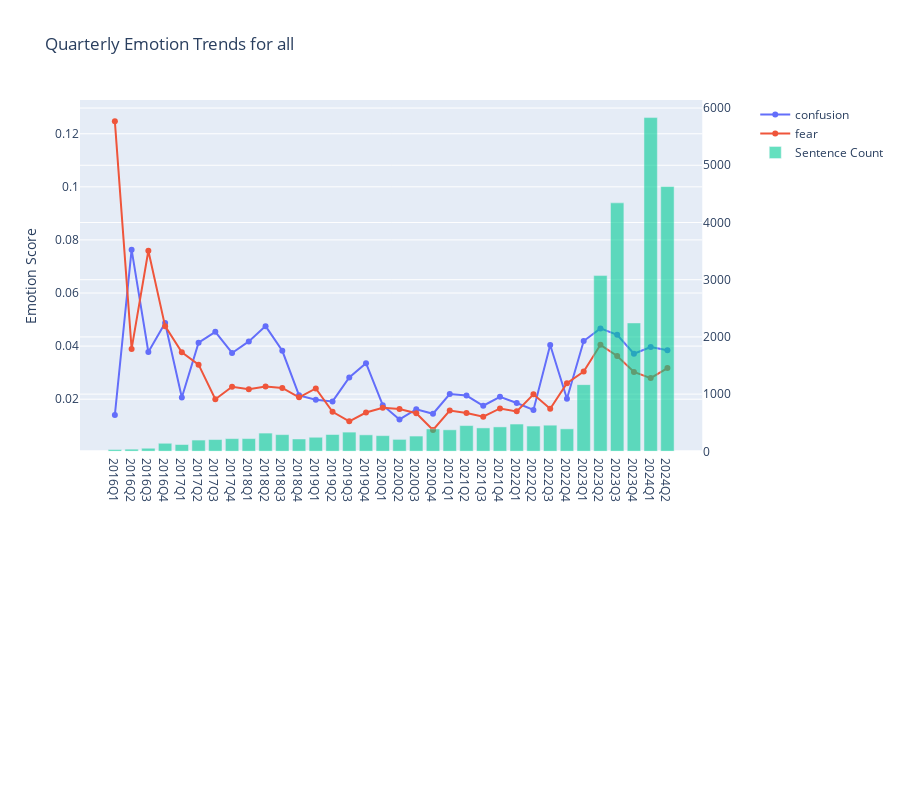

Notebook code for this chart:
### Markdown cell above
The graph above illustrates the changes in AI mentions and the associated optimism, financial, and ESG sentiments over time. It shows a gradual increase in the number of AI mentions, rising from just 32 in 2016 to 393 by the fourth quarter of 2022. However, following the public release of ChatGPT and it's advanced models, mentions surged dramatically, tripling to 3076 in the first quarter of 2023. This trend continued into the first quarter of 2024, with AI mentions reaching 5307, approximately 14 times the amount recorded in the fourth quarter of 2022. This growth can be attributed not only to the increased frequency of AI mentions but also to a rise in the number of companies focusing on AI, as indicated by the second bar plot. Interestingly, despite the heightened focus on AI, the graph reveals a decline in optimism, as well as a decrease in financial and ESG sentiments, following the rapid increase in AI-related discussions.

In regards to the latter, we also plot the fear and confusion emotions around AI mentions where we observe an increase after the popularization of AI, which might be perhaps explained by the realizations of the issues and the challanges of wider AI adoption.

### Code cell
metrics = [
           'emotions.confusion', 'emotions.fear',
       ]

plot_metric_and_sentence_trends(events_by_quarter, metrics)

### Figure 1 — Plotly figure (JSON) as saved in the notebook; plotly's stock layout.template omitted (floating-point values rounded to 4 significant figures)
{"data": [{"mode": "lines+markers", "name": "confusion", "type": "scatter", "x": ["2016Q1", "2016Q2", "2016Q3", "2016Q4", "2017Q1", "2017Q2", "2017Q3", "2017Q4", "2018Q1", "2018Q2", "2018Q3", "2018Q4", "2019Q1", "2019Q2", "2019Q3", "2019Q4", "2020Q1", "2020Q2", "2020Q3", "2020Q4", "2021Q1", "2021Q2", "2021Q3", "2021Q4", "2022Q1", "2022Q2", "2022Q3", "2022Q4", "2023Q1", "2023Q2", "2023Q3", "2023Q4", "2024Q1", "2024Q2"], "xaxis": "x", "y": [0.01406, 0.07632, 0.03778, 0.04872, 0.0206, 0.04128, 0.04537, 0.03741, 0.04177, 0.04752, 0.03824, 0.02144, 0.0198, 0.01915, 0.0282, 0.03354, 0.01772, 0.01237, 0.01622, 0.01451, 0.02194, 0.02136, 0.01753, 0.02089, 0.01855, 0.01596, 0.04044, 0.02018, 0.0419, 0.04666, 0.04423, 0.03711, 0.03965, 0.0384], "yaxis": "y"}, {"mode": "lines+markers", "name": "fear", "type": "scatter", "x": ["2016Q1", "2016Q2", "2016Q3", "2016Q4", "2017Q1", "2017Q2", "2017Q3", "2017Q4", "2018Q1", "2018Q2", "2018Q3", "2018Q4", "2019Q1", "2019Q2", "2019Q3", "2019Q4", "2020Q1", "2020Q2", "2020Q3", "2020Q4", "2021Q1", "2021Q2", "2021Q3", "2021Q4", "2022Q1", "2022Q2", "2022Q3", "2022Q4", "2023Q1", "2023Q2", "2023Q3", "2023Q4", "2024Q1", "2024Q2"], "xaxis": "x", "y": [0.1247, 0.03895, 0.07593, 0.04752, 0.03767, 0.03301, 0.02, 0.02468, 0.02377, 0.02476, 0.02422, 0.0207, 0.02404, 0.01524, 0.01168, 0.01497, 0.0168, 0.01633, 0.01472, 0.008385, 0.01574, 0.0148, 0.01337, 0.01652, 0.01541, 0.02184, 0.01639, 0.026, 0.0304, 0.04048, 0.03627, 0.03026, 0.02794, 0.03173], "yaxis": "y"}, {"name": "Sentence Count", "opacity": 0.6, "type": "bar", "x": ["2016Q1", "2016Q2", "2016Q3", "2016Q4", "2017Q1", "2017Q2", "2017Q3", "2017Q4", "2018Q1", "2018Q2", "2018Q3", "2018Q4", "2019Q1", "2019Q2", "2019Q3", "2019Q4", "2020Q1", "2020Q2", "2020Q3", "2020Q4", "2021Q1", "2021Q2", "2021Q3", "2021Q4", "2022Q1", "2022Q2", "2022Q3", "2022Q4", "2023Q1", "2023Q2", "2023Q3", "2023Q4", "2024Q1", "2024Q2"], "xaxis": "x", "y": [32, 38, 54, 141, 119, 197, 206, 222, 223, 319, 292, 216, 246, 294, 336, 288, 274, 209, 267, 391, 376, 450, 409, 427, 477, 442, 457, 393, 1166, 3072, 4343, 2244, 5834, 4629], "yaxis": "y2"}], "layout": {"height": 800, "title": {"text": "Quarterly Emotion Trends for all"}, "xaxis": {"anchor": "y", "domain": [0, 0.94]}, "xaxis2": {"anchor": "y3", "domain": [0, 0.94]}, "yaxis": {"anchor": "x", "domain": [0.4333, 1], "title": {"text": "Emotion Score"}}, "yaxis2": {"anchor": "x", "overlaying": "y", "side": "right"}, "yaxis3": {"anchor": "x2", "domain": [0, 0.2833]}}}
